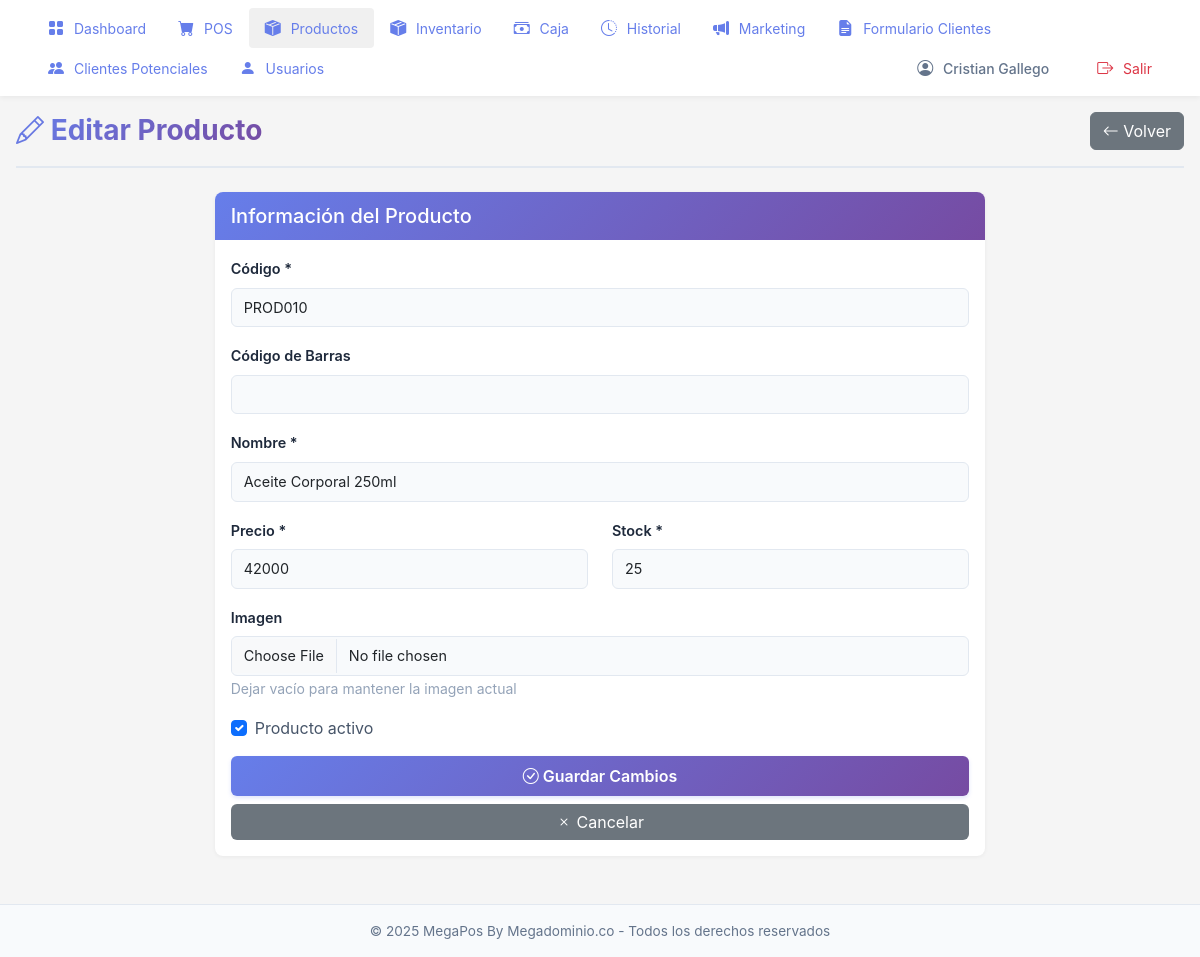
The app's page /productos/42/editar/ (signed in), older data.
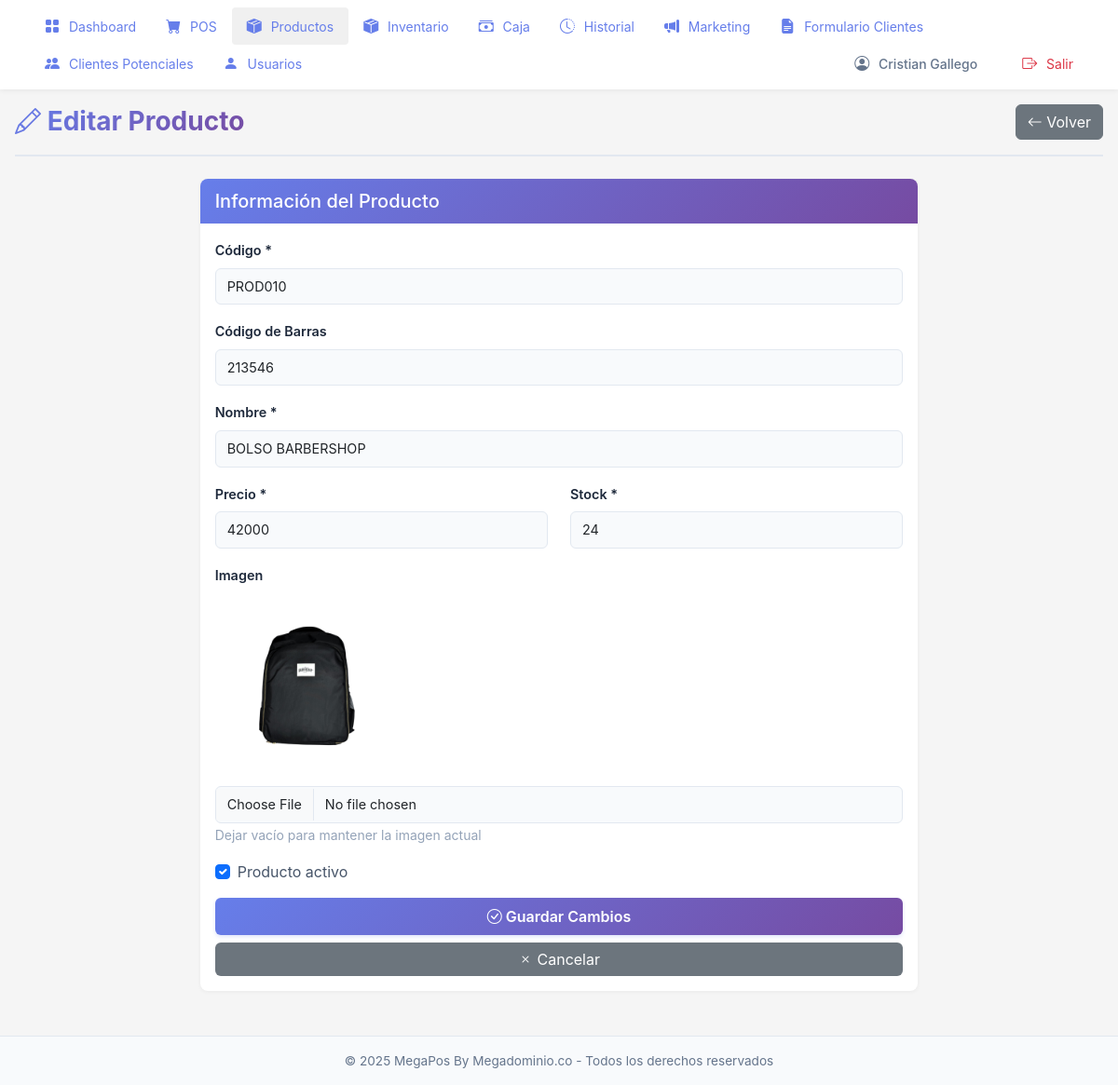
The same page, newer data.
### pos/models.py (models this page shows, shortened)
class Producto(models.Model):
    codigo = models.CharField(
        max_length=50,
        unique=True,
        verbose_name='Código',
        db_index=True
    )
    codigo_barras = models.CharField(
        max_length=100,
        unique=True,
        null=True,
        blank=True,
        verbose_name='Código de Barras',
        db_index=True
    )
    nombre = models.CharField(
        max_length=200,
        verbose_name='Nombre',
        db_index=True
    )
    precio = models.IntegerField(
        default=0,
        verbose_name='Precio'
    )
    stock = models.IntegerField(
        default=0,
        verbose_name='Stock'
    )
    activo = models.BooleanField(
        default=True,
        verbose_name='Activo',
        db_index=True
    )
    imagen = models.ImageField(
        upload_to='productos/',
        null=True,
        blank=True,
        verbose_name='Imagen'
    )
    fecha_creacion = models.DateTimeField(auto_now_add=True)
    class Meta:
        verbose_name = 'Producto'
        verbose_name_plural = 'Productos'
        ordering = ['nombre']
        indexes = [
            models.Index(fields=['activo', 'stock']),
            models.Index(fields=['codigo', 'activo']),
            models.Index(fields=['codigo_barras', 'activo']),
        ]

### pos/views.py (the view, shortened to what this page needs)
# urls.py: path('productos/<int:producto_id>/editar/', views.editar_producto_view, name='editar_producto'),
@login_required
@requiere_rol('Administradores', 'Inventario')
def editar_producto_view(request, producto_id):
    producto = get_object_or_404(Producto, id=producto_id)
    try:
        precio_float = str(int(producto.precio)) if producto.precio else "0"
    except (ValueError, TypeError):
        precio_float = "0"
    context = {
        'producto': producto,
        'precio_float': precio_float,
    }
    return render(request, 'pos/editar_producto.html', context)

### pos/context_processors.py (called while the page is built)
def sistema_info(request):
    return {
        'SISTEMA_NOMBRE': 'MegaPos By Megadominio.co',
        'SISTEMA_VERSION': '1.0',
        'DEBUG': settings.DEBUG,
    }

### pos/views.py (called while the page is built)
def requiere_rol(*nombres_roles):
    def decorator(view_func):
        @wraps(view_func)
        def wrapper(request, *args, **kwargs):
            if not request.user.is_authenticated:
                messages.error(request, 'Debes iniciar sesión para acceder')
                return redirect('pos:login')
            if request.user.is_superuser:
                return view_func(request, *args, **kwargs)
            if not tiene_rol(request.user, *nombres_roles):
                messages.error(request, 'No tienes permisos para acceder a esta sección')
                return redirect('pos:home')
            return view_func(request, *args, **kwargs)
        return wrapper
    return decorator

### pos/templates/pos/editar_producto.html (shortened to what the changed rows need)
{% extends 'pos/base.html' %}
{% block content %}
<div class="page-container">
    <div class="page-header">
        <h1><i class="bi bi-pencil"></i> Editar Producto</h1>
    </div>
    <div class="row justify-content-center">
        <div class="col-md-8">
            <div class="card-modern">
                <div class="card-body">
                    <form method="post" enctype="multipart/form-data">
                        <div class="form-group-modern">
                            <label class="form-label-modern">Código *</label>
                            <input type="text" class="form-control form-control-modern" name="codigo" value="{{ producto.codigo }}" required>
                        </div>
                        <div class="form-group-modern">
                            <label class="form-label-modern">Código de Barras</label>
                            <input type="text" class="form-control form-control-modern" name="codigo_barras" value="{{ producto.codigo_barras|default:'' }}">
                        </div>
                        <div class="form-group-modern">
                            <label class="form-label-modern">Nombre *</label>
                            <input type="text" class="form-control form-control-modern" name="nombre" value="{{ producto.nombre }}" required>
                        </div>
                        <div class="row">
                            <div class="col-md-6">
                                <div class="form-group-modern">
                                    <label class="form-label-modern">Stock *</label>
                                    <input type="number" class="form-control form-control-modern" name="stock" min="0" value="{{ producto.stock }}" required>
                                </div>
                            </div>
                        </div>
                        <div class="form-group-modern">
                            {% if producto.imagen %}
                            <div class="mb-2">
                                <img src="{{ producto.imagen.url }}" alt="{{ producto.nombre }}" style="max-width: 200px; max-height: 200px; border-radius: 8px;">
                            </div>
                            {% endif %}
                        </div>
                        <div class="form-check mb-3">
                            <input class="form-check-input" type="checkbox" name="activo" id="activo" {% if producto.activo %}checked{% endif %}>
                            <label class="form-check-label" for="activo" style="color: #475569;">
                                Producto activo
                            </label>
                        </div>
                    </form>
                </div>
            </div>
        </div>
    </div>
</div>
{% endblock %}

Row changes from the older to the newer data that the page shows:
changed Producto "PROD010": codigo_barras (not shown) → "213546"; nombre "Aceite Corporal 250ml" → "BOLSO BARBERSHOP"; stock "25" → "24"; imagen: picture added
